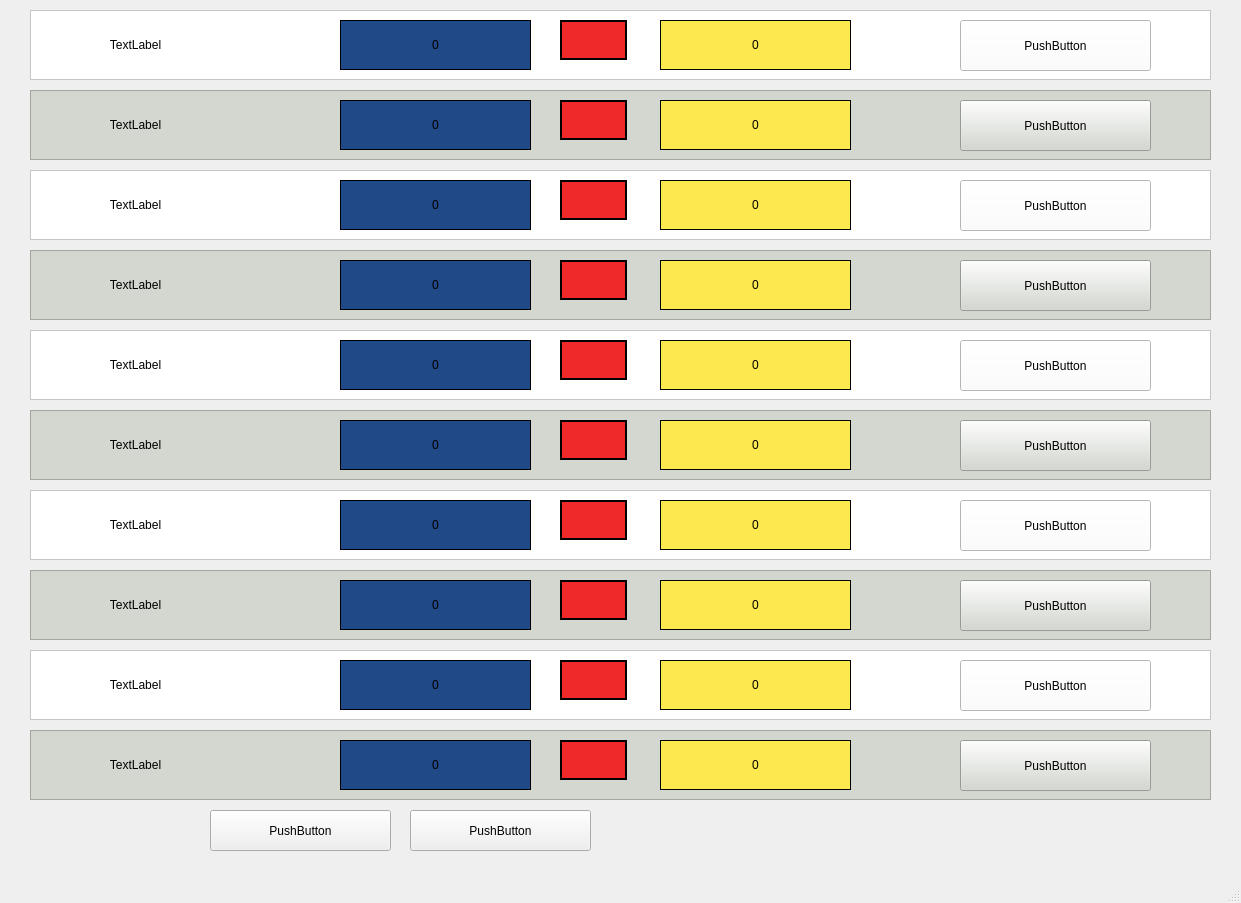
<?xml version="1.0" encoding="UTF-8"?>
<ui version="4.0">
 <class>MainWindow</class>
 <widget class="QMainWindow" name="MainWindow">
  <property name="geometry">
   <rect>
    <x>0</x>
    <y>0</y>
    <width>1241</width>
    <height>903</height>
   </rect>
  </property>
  <property name="windowTitle">
   <string>MainWindow</string>
  </property>
  <widget class="QWidget" name="centralwidget">
   <widget class="QFrame" name="point_1_frame">
    <property name="geometry">
     <rect>
      <x>30</x>
      <y>10</y>
      <width>1181</width>
      <height>70</height>
     </rect>
    </property>
    <property name="styleSheet">
     <string notr="true">background-color: rgb(255, 255, 255);</string>
    </property>
    <property name="frameShape">
     <enum>QFrame::StyledPanel</enum>
    </property>
    <property name="frameShadow">
     <enum>QFrame::Raised</enum>
    </property>
    <widget class="QLabel" name="point_1_label">
     <property name="geometry">
      <rect>
       <x>10</x>
       <y>10</y>
       <width>191</width>
       <height>50</height>
      </rect>
     </property>
     <property name="styleSheet">
      <string notr="true">font: 29pt &quot;Ubuntu&quot;;</string>
     </property>
     <property name="frameShape">
      <enum>QFrame::NoFrame</enum>
     </property>
     <property name="text">
      <string>TextLabel</string>
     </property>
     <property name="alignment">
      <set>Qt::AlignCenter</set>
     </property>
    </widget>
    <widget class="QLabel" name="blue_1">
     <property name="geometry">
      <rect>
       <x>310</x>
       <y>10</y>
       <width>191</width>
       <height>50</height>
      </rect>
     </property>
     <property name="styleSheet">
      <string notr="true">font: 24pt &quot;Ubuntu&quot;; 
background-color: rgb(32, 74, 135);</string>
     </property>
     <property name="frameShape">
      <enum>QFrame::Box</enum>
     </property>
     <property name="text">
      <string>0</string>
     </property>
     <property name="alignment">
      <set>Qt::AlignCenter</set>
     </property>
    </widget>
    <widget class="QLabel" name="yellow_1">
     <property name="geometry">
      <rect>
       <x>630</x>
       <y>10</y>
       <width>191</width>
       <height>50</height>
      </rect>
     </property>
     <property name="styleSheet">
      <string notr="true">font: 24pt &quot;Ubuntu&quot;; 
background-color: rgb(252, 233, 79);</string>
     </property>
     <property name="frameShape">
      <enum>QFrame::Box</enum>
     </property>
     <property name="text">
      <string>0</string>
     </property>
     <property name="alignment">
      <set>Qt::AlignCenter</set>
     </property>
    </widget>
    <widget class="QPushButton" name="reset_1">
     <property name="geometry">
      <rect>
       <x>930</x>
       <y>10</y>
       <width>191</width>
       <height>51</height>
      </rect>
     </property>
     <property name="styleSheet">
      <string notr="true">font: 24pt &quot;Ubuntu&quot;;</string>
     </property>
     <property name="text">
      <string>PushButton</string>
     </property>
    </widget>
    <widget class="QLabel" name="mark_1">
     <property name="geometry">
      <rect>
       <x>530</x>
       <y>10</y>
       <width>67</width>
       <height>40</height>
      </rect>
     </property>
     <property name="styleSheet">
      <string notr="true">background-color: rgb(239, 41, 41);</string>
     </property>
     <property name="frameShape">
      <enum>QFrame::WinPanel</enum>
     </property>
     <property name="frameShadow">
      <enum>QFrame::Plain</enum>
     </property>
     <property name="text">
      <string/>
     </property>
    </widget>
   </widget>
   <widget class="QFrame" name="point_2_frame">
    <property name="geometry">
     <rect>
      <x>30</x>
      <y>90</y>
      <width>1181</width>
      <height>70</height>
     </rect>
    </property>
    <property name="styleSheet">
     <string notr="true">background-color: rgb(211, 215, 207);</string>
    </property>
    <property name="frameShape">
     <enum>QFrame::StyledPanel</enum>
    </property>
    <property name="frameShadow">
     <enum>QFrame::Raised</enum>
    </property>
    <widget class="QLabel" name="point_2_label">
     <property name="geometry">
      <rect>
       <x>10</x>
       <y>10</y>
       <width>191</width>
       <height>50</height>
      </rect>
     </property>
     <property name="styleSheet">
      <string notr="true">font: 29pt &quot;Ubuntu&quot;;</string>
     </property>
     <property name="frameShape">
      <enum>QFrame::NoFrame</enum>
     </property>
     <property name="text">
      <string>TextLabel</string>
     </property>
     <property name="alignment">
      <set>Qt::AlignCenter</set>
     </property>
    </widget>
    <widget class="QLabel" name="blue_2">
     <property name="geometry">
      <rect>
       <x>310</x>
       <y>10</y>
       <width>191</width>
       <height>50</height>
      </rect>
     </property>
     <property name="styleSheet">
      <string notr="true">font: 24pt &quot;Ubuntu&quot;; 
background-color: rgb(32, 74, 135);</string>
     </property>
     <property name="frameShape">
      <enum>QFrame::Box</enum>
     </property>
     <property name="text">
      <string>0</string>
     </property>
     <property name="alignment">
      <set>Qt::AlignCenter</set>
     </property>
    </widget>
    <widget class="QLabel" name="yellow_2">
     <property name="geometry">
      <rect>
       <x>630</x>
       <y>10</y>
       <width>191</width>
       <height>50</height>
      </rect>
     </property>
     <property name="styleSheet">
      <string notr="true">font: 24pt &quot;Ubuntu&quot;; 
background-color: rgb(252, 233, 79);</string>
     </property>
     <property name="frameShape">
      <enum>QFrame::Box</enum>
     </property>
     <property name="text">
      <string>0</string>
     </property>
     <property name="alignment">
      <set>Qt::AlignCenter</set>
     </property>
    </widget>
    <widget class="QPushButton" name="reset_2">
     <property name="geometry">
      <rect>
       <x>930</x>
       <y>10</y>
       <width>191</width>
       <height>51</height>
      </rect>
     </property>
     <property name="styleSheet">
      <string notr="true">font: 24pt &quot;Ubuntu&quot;;</string>
     </property>
     <property name="text">
      <string>PushButton</string>
     </property>
    </widget>
    <widget class="QLabel" name="mark_2">
     <property name="geometry">
      <rect>
       <x>530</x>
       <y>10</y>
       <width>67</width>
       <height>40</height>
      </rect>
     </property>
     <property name="styleSheet">
      <string notr="true">background-color: rgb(239, 41, 41);</string>
     </property>
     <property name="frameShape">
      <enum>QFrame::WinPanel</enum>
     </property>
     <property name="frameShadow">
      <enum>QFrame::Plain</enum>
     </property>
     <property name="text">
      <string/>
     </property>
    </widget>
   </widget>
   <widget class="QFrame" name="point_3_frame">
    <property name="geometry">
     <rect>
      <x>30</x>
      <y>170</y>
      <width>1181</width>
      <height>70</height>
     </rect>
    </property>
    <property name="styleSheet">
     <string notr="true">background-color: rgb(255, 255, 255);</string>
    </property>
    <property name="frameShape">
     <enum>QFrame::StyledPanel</enum>
    </property>
    <property name="frameShadow">
     <enum>QFrame::Raised</enum>
    </property>
    <widget class="QLabel" name="point_3_label">
     <property name="geometry">
      <rect>
       <x>10</x>
       <y>10</y>
       <width>191</width>
       <height>50</height>
      </rect>
     </property>
     <property name="styleSheet">
      <string notr="true">font: 29pt &quot;Ubuntu&quot;;</string>
     </property>
     <property name="frameShape">
      <enum>QFrame::NoFrame</enum>
     </property>
     <property name="text">
      <string>TextLabel</string>
     </property>
     <property name="alignment">
      <set>Qt::AlignCenter</set>
     </property>
    </widget>
    <widget class="QLabel" name="blue_3">
     <property name="geometry">
      <rect>
       <x>310</x>
       <y>10</y>
       <width>191</width>
       <height>50</height>
      </rect>
     </property>
     <property name="styleSheet">
      <string notr="true">font: 24pt &quot;Ubuntu&quot;; 
background-color: rgb(32, 74, 135);</string>
     </property>
     <property name="frameShape">
      <enum>QFrame::Box</enum>
     </property>
     <property name="text">
      <string>0</string>
     </property>
     <property name="alignment">
      <set>Qt::AlignCenter</set>
     </property>
    </widget>
    <widget class="QLabel" name="yellow_3">
     <property name="geometry">
      <rect>
       <x>630</x>
       <y>10</y>
       <width>191</width>
       <height>50</height>
      </rect>
     </property>
     <property name="styleSheet">
      <string notr="true">font: 24pt &quot;Ubuntu&quot;; 
background-color: rgb(252, 233, 79);</string>
     </property>
     <property name="frameShape">
      <enum>QFrame::Box</enum>
     </property>
     <property name="text">
      <string>0</string>
     </property>
     <property name="alignment">
      <set>Qt::AlignCenter</set>
     </property>
    </widget>
    <widget class="QPushButton" name="reset_3">
     <property name="geometry">
      <rect>
       <x>930</x>
       <y>10</y>
       <width>191</width>
       <height>51</height>
      </rect>
     </property>
     <property name="styleSheet">
      <string notr="true">font: 24pt &quot;Ubuntu&quot;;</string>
     </property>
     <property name="text">
      <string>PushButton</string>
     </property>
    </widget>
    <widget class="QLabel" name="mark_3">
     <property name="geometry">
      <rect>
       <x>530</x>
       <y>10</y>
       <width>67</width>
       <height>40</height>
      </rect>
     </property>
     <property name="styleSheet">
      <string notr="true">background-color: rgb(239, 41, 41);</string>
     </property>
     <property name="frameShape">
      <enum>QFrame::WinPanel</enum>
     </property>
     <property name="frameShadow">
      <enum>QFrame::Plain</enum>
     </property>
     <property name="text">
      <string/>
     </property>
    </widget>
   </widget>
   <widget class="QFrame" name="point_4_frame">
    <property name="geometry">
     <rect>
      <x>30</x>
      <y>250</y>
      <width>1181</width>
      <height>70</height>
     </rect>
    </property>
    <property name="styleSheet">
     <string notr="true">background-color: rgb(211, 215, 207);</string>
    </property>
    <property name="frameShape">
     <enum>QFrame::StyledPanel</enum>
    </property>
    <property name="frameShadow">
     <enum>QFrame::Raised</enum>
    </property>
    <widget class="QLabel" name="point_4_label">
     <property name="geometry">
      <rect>
       <x>10</x>
       <y>10</y>
       <width>191</width>
       <height>50</height>
      </rect>
     </property>
     <property name="styleSheet">
      <string notr="true">font: 29pt &quot;Ubuntu&quot;;</string>
     </property>
     <property name="frameShape">
      <enum>QFrame::NoFrame</enum>
     </property>
     <property name="text">
      <string>TextLabel</string>
     </property>
     <property name="alignment">
      <set>Qt::AlignCenter</set>
     </property>
    </widget>
    <widget class="QLabel" name="blue_4">
     <property name="geometry">
      <rect>
       <x>310</x>
       <y>10</y>
       <width>191</width>
       <height>50</height>
      </rect>
     </property>
     <property name="styleSheet">
      <string notr="true">font: 24pt &quot;Ubuntu&quot;; 
background-color: rgb(32, 74, 135);</string>
     </property>
     <property name="frameShape">
      <enum>QFrame::Box</enum>
     </property>
     <property name="text">
      <string>0</string>
     </property>
     <property name="alignment">
      <set>Qt::AlignCenter</set>
     </property>
    </widget>
    <widget class="QLabel" name="yellow_4">
     <property name="geometry">
      <rect>
       <x>630</x>
       <y>10</y>
       <width>191</width>
       <height>50</height>
      </rect>
     </property>
     <property name="styleSheet">
      <string notr="true">font: 24pt &quot;Ubuntu&quot;; 
background-color: rgb(252, 233, 79);</string>
     </property>
     <property name="frameShape">
      <enum>QFrame::Box</enum>
     </property>
     <property name="text">
      <string>0</string>
     </property>
     <property name="alignment">
      <set>Qt::AlignCenter</set>
     </property>
    </widget>
    <widget class="QPushButton" name="reset_4">
     <property name="geometry">
      <rect>
       <x>930</x>
       <y>10</y>
       <width>191</width>
       <height>51</height>
      </rect>
     </property>
     <property name="styleSheet">
      <string notr="true">font: 24pt &quot;Ubuntu&quot;;</string>
     </property>
     <property name="text">
      <string>PushButton</string>
     </property>
    </widget>
    <widget class="QLabel" name="mark_4">
     <property name="geometry">
      <rect>
       <x>530</x>
       <y>10</y>
       <width>67</width>
       <height>40</height>
      </rect>
     </property>
     <property name="styleSheet">
      <string notr="true">background-color: rgb(239, 41, 41);</string>
     </property>
     <property name="frameShape">
      <enum>QFrame::WinPanel</enum>
     </property>
     <property name="frameShadow">
      <enum>QFrame::Plain</enum>
     </property>
     <property name="text">
      <string/>
     </property>
    </widget>
   </widget>
   <widget class="QFrame" name="point_5_frame">
    <property name="geometry">
     <rect>
      <x>30</x>
      <y>330</y>
      <width>1181</width>
      <height>70</height>
     </rect>
    </property>
    <property name="styleSheet">
     <string notr="true">background-color: rgb(255, 255, 255);</string>
    </property>
    <property name="frameShape">
     <enum>QFrame::StyledPanel</enum>
    </property>
    <property name="frameShadow">
     <enum>QFrame::Raised</enum>
    </property>
    <widget class="QLabel" name="point_5_label">
     <property name="geometry">
      <rect>
       <x>10</x>
       <y>10</y>
       <width>191</width>
       <height>50</height>
      </rect>
     </property>
     <property name="styleSheet">
      <string notr="true">font: 29pt &quot;Ubuntu&quot;;</string>
     </property>
     <property name="frameShape">
      <enum>QFrame::NoFrame</enum>
     </property>
     <property name="text">
      <string>TextLabel</string>
     </property>
     <property name="alignment">
      <set>Qt::AlignCenter</set>
     </property>
    </widget>
    <widget class="QLabel" name="blue_5">
     <property name="geometry">
      <rect>
       <x>310</x>
       <y>10</y>
       <width>191</width>
       <height>50</height>
      </rect>
     </property>
     <property name="styleSheet">
      <string notr="true">font: 24pt &quot;Ubuntu&quot;; 
background-color: rgb(32, 74, 135);</string>
     </property>
     <property name="frameShape">
      <enum>QFrame::Box</enum>
     </property>
     <property name="text">
      <string>0</string>
     </property>
     <property name="alignment">
      <set>Qt::AlignCenter</set>
     </property>
    </widget>
    <widget class="QLabel" name="yellow_5">
     <property name="geometry">
      <rect>
       <x>630</x>
       <y>10</y>
       <width>191</width>
       <height>50</height>
      </rect>
     </property>
     <property name="styleSheet">
      <string notr="true">font: 24pt &quot;Ubuntu&quot;; 
background-color: rgb(252, 233, 79);</string>
     </property>
     <property name="frameShape">
      <enum>QFrame::Box</enum>
     </property>
     <property name="text">
      <string>0</string>
     </property>
     <property name="alignment">
      <set>Qt::AlignCenter</set>
     </property>
    </widget>
    <widget class="QPushButton" name="reset_5">
     <property name="geometry">
      <rect>
       <x>930</x>
       <y>10</y>
       <width>191</width>
       <height>51</height>
      </rect>
     </property>
     <property name="styleSheet">
      <string notr="true">font: 24pt &quot;Ubuntu&quot;;</string>
     </property>
     <property name="text">
      <string>PushButton</string>
     </property>
    </widget>
    <widget class="QLabel" name="mark_5">
     <property name="geometry">
      <rect>
       <x>530</x>
       <y>10</y>
       <width>67</width>
       <height>40</height>
      </rect>
     </property>
     <property name="styleSheet">
      <string notr="true">background-color: rgb(239, 41, 41);</string>
     </property>
     <property name="frameShape">
      <enum>QFrame::WinPanel</enum>
     </property>
     <property name="frameShadow">
      <enum>QFrame::Plain</enum>
     </property>
     <property name="text">
      <string/>
     </property>
    </widget>
   </widget>
   <widget class="QPushButton" name="openPort">
    <property name="geometry">
     <rect>
      <x>210</x>
      <y>810</y>
      <width>181</width>
      <height>41</height>
     </rect>
    </property>
    <property name="text">
     <string>PushButton</string>
    </property>
   </widget>
   <widget class="QPushButton" name="closePort">
    <property name="geometry">
     <rect>
      <x>410</x>
      <y>810</y>
      <width>181</width>
      <height>41</height>
     </rect>
    </property>
    <property name="text">
     <string>PushButton</string>
    </property>
   </widget>
   <widget class="QFrame" name="point_5_frame_2">
    <property name="geometry">
     <rect>
      <x>30</x>
      <y>410</y>
      <width>1181</width>
      <height>70</height>
     </rect>
    </property>
    <property name="styleSheet">
     <string notr="true">background-color: rgb(211, 215, 207);</string>
    </property>
    <property name="frameShape">
     <enum>QFrame::StyledPanel</enum>
    </property>
    <property name="frameShadow">
     <enum>QFrame::Raised</enum>
    </property>
    <widget class="QLabel" name="point_6_label">
     <property name="geometry">
      <rect>
       <x>10</x>
       <y>10</y>
       <width>191</width>
       <height>50</height>
      </rect>
     </property>
     <property name="styleSheet">
      <string notr="true">font: 29pt &quot;Ubuntu&quot;;</string>
     </property>
     <property name="frameShape">
      <enum>QFrame::NoFrame</enum>
     </property>
     <property name="text">
      <string>TextLabel</string>
     </property>
     <property name="alignment">
      <set>Qt::AlignCenter</set>
     </property>
    </widget>
    <widget class="QLabel" name="blue_6">
     <property name="geometry">
      <rect>
       <x>310</x>
       <y>10</y>
       <width>191</width>
       <height>50</height>
      </rect>
     </property>
     <property name="styleSheet">
      <string notr="true">font: 24pt &quot;Ubuntu&quot;; 
background-color: rgb(32, 74, 135);</string>
     </property>
     <property name="frameShape">
      <enum>QFrame::Box</enum>
     </property>
     <property name="text">
      <string>0</string>
     </property>
     <property name="alignment">
      <set>Qt::AlignCenter</set>
     </property>
    </widget>
    <widget class="QLabel" name="yellow_6">
     <property name="geometry">
      <rect>
       <x>630</x>
       <y>10</y>
       <width>191</width>
       <height>50</height>
      </rect>
     </property>
     <property name="styleSheet">
      <string notr="true">font: 24pt &quot;Ubuntu&quot;; 
background-color: rgb(252, 233, 79);</string>
     </property>
     <property name="frameShape">
      <enum>QFrame::Box</enum>
     </property>
     <property name="text">
      <string>0</string>
     </property>
     <property name="alignment">
      <set>Qt::AlignCenter</set>
     </property>
    </widget>
    <widget class="QPushButton" name="reset_6">
     <property name="geometry">
      <rect>
       <x>930</x>
       <y>10</y>
       <width>191</width>
       <height>51</height>
      </rect>
     </property>
     <property name="styleSheet">
      <string notr="true">font: 24pt &quot;Ubuntu&quot;;</string>
     </property>
     <property name="text">
      <string>PushButton</string>
     </property>
    </widget>
    <widget class="QLabel" name="mark_6">
     <property name="geometry">
      <rect>
       <x>530</x>
       <y>10</y>
       <width>67</width>
       <height>40</height>
      </rect>
     </property>
     <property name="styleSheet">
      <string notr="true">background-color: rgb(239, 41, 41);</string>
     </property>
     <property name="frameShape">
      <enum>QFrame::WinPanel</enum>
     </property>
     <property name="frameShadow">
      <enum>QFrame::Plain</enum>
     </property>
     <property name="text">
      <string/>
     </property>
    </widget>
   </widget>
   <widget class="QFrame" name="point_5_frame_3">
    <property name="geometry">
     <rect>
      <x>30</x>
      <y>490</y>
      <width>1181</width>
      <height>70</height>
     </rect>
    </property>
    <property name="styleSheet">
     <string notr="true">background-color: rgb(255, 255, 255);</string>
    </property>
    <property name="frameShape">
     <enum>QFrame::StyledPanel</enum>
    </property>
    <property name="frameShadow">
     <enum>QFrame::Raised</enum>
    </property>
    <widget class="QLabel" name="point_7_label">
     <property name="geometry">
      <rect>
       <x>10</x>
       <y>10</y>
       <width>191</width>
       <height>50</height>
      </rect>
     </property>
     <property name="styleSheet">
      <string notr="true">font: 29pt &quot;Ubuntu&quot;;</string>
     </property>
     <property name="frameShape">
      <enum>QFrame::NoFrame</enum>
     </property>
     <property name="text">
      <string>TextLabel</string>
     </property>
     <property name="alignment">
      <set>Qt::AlignCenter</set>
     </property>
    </widget>
    <widget class="QLabel" name="blue_7">
     <property name="geometry">
      <rect>
       <x>310</x>
       <y>10</y>
       <width>191</width>
       <height>50</height>
      </rect>
     </property>
     <property name="styleSheet">
      <string notr="true">font: 24pt &quot;Ubuntu&quot;; 
background-color: rgb(32, 74, 135);</string>
     </property>
     <property name="frameShape">
      <enum>QFrame::Box</enum>
     </property>
     <property name="text">
      <string>0</string>
     </property>
     <property name="alignment">
      <set>Qt::AlignCenter</set>
     </property>
    </widget>
    <widget class="QLabel" name="yellow_7">
     <property name="geometry">
      <rect>
       <x>630</x>
       <y>10</y>
       <width>191</width>
       <height>50</height>
      </rect>
     </property>
     <property name="styleSheet">
      <string notr="true">font: 24pt &quot;Ubuntu&quot;; 
background-color: rgb(252, 233, 79);</string>
     </property>
     <property name="frameShape">
      <enum>QFrame::Box</enum>
     </property>
     <property name="text">
      <string>0</string>
     </property>
     <property name="alignment">
      <set>Qt::AlignCenter</set>
     </property>
    </widget>
    <widget class="QPushButton" name="reset_7">
     <property name="geometry">
      <rect>
       <x>930</x>
       <y>10</y>
       <width>191</width>
       <height>51</height>
      </rect>
     </property>
     <property name="styleSheet">
      <string notr="true">font: 24pt &quot;Ubuntu&quot;;</string>
     </property>
     <property name="text">
      <string>PushButton</string>
     </property>
    </widget>
    <widget class="QLabel" name="mark_7">
     <property name="geometry">
      <rect>
       <x>530</x>
       <y>10</y>
       <width>67</width>
       <height>40</height>
      </rect>
     </property>
     <property name="styleSheet">
      <string notr="true">background-color: rgb(239, 41, 41);</string>
     </property>
     <property name="frameShape">
      <enum>QFrame::WinPanel</enum>
     </property>
     <property name="frameShadow">
      <enum>QFrame::Plain</enum>
     </property>
     <property name="text">
      <string/>
     </property>
    </widget>
   </widget>
   <widget class="QFrame" name="point_5_frame_4">
    <property name="geometry">
     <rect>
      <x>30</x>
      <y>570</y>
      <width>1181</width>
      <height>70</height>
     </rect>
    </property>
    <property name="styleSheet">
     <string notr="true">background-color: rgb(211, 215, 207);</string>
    </property>
    <property name="frameShape">
     <enum>QFrame::StyledPanel</enum>
    </property>
    <property name="frameShadow">
     <enum>QFrame::Raised</enum>
    </property>
    <widget class="QLabel" name="point_8_label">
     <property name="geometry">
      <rect>
       <x>10</x>
       <y>10</y>
       <width>191</width>
       <height>50</height>
      </rect>
     </property>
     <property name="styleSheet">
      <string notr="true">font: 29pt &quot;Ubuntu&quot;;</string>
     </property>
     <property name="frameShape">
      <enum>QFrame::NoFrame</enum>
     </property>
     <property name="text">
      <string>TextLabel</string>
     </property>
     <property name="alignment">
      <set>Qt::AlignCenter</set>
     </property>
    </widget>
    <widget class="QLabel" name="blue_8">
     <property name="geometry">
      <rect>
       <x>310</x>
       <y>10</y>
       <width>191</width>
       <height>50</height>
      </rect>
     </property>
     <property name="styleSheet">
      <string notr="true">font: 24pt &quot;Ubuntu&quot;; 
background-color: rgb(32, 74, 135);</string>
     </property>
     <property name="frameShape">
      <enum>QFrame::Box</enum>
     </property>
     <property name="text">
      <string>0</string>
     </property>
     <property name="alignment">
      <set>Qt::AlignCenter</set>
     </property>
    </widget>
    <widget class="QLabel" name="yellow_8">
     <property name="geometry">
      <rect>
       <x>630</x>
       <y>10</y>
       <width>191</width>
       <height>50</height>
      </rect>
     </property>
     <property name="styleSheet">
      <string notr="true">font: 24pt &quot;Ubuntu&quot;; 
background-color: rgb(252, 233, 79);</string>
     </property>
     <property name="frameShape">
      <enum>QFrame::Box</enum>
     </property>
     <property name="text">
      <string>0</string>
     </property>
     <property name="alignment">
      <set>Qt::AlignCenter</set>
     </property>
    </widget>
    <widget class="QPushButton" name="reset_8">
     <property name="geometry">
      <rect>
       <x>930</x>
       <y>10</y>
       <width>191</width>
       <height>51</height>
      </rect>
     </property>
     <property name="styleSheet">
      <string notr="true">font: 24pt &quot;Ubuntu&quot;;</string>
     </property>
     <property name="text">
      <string>PushButton</string>
     </property>
    </widget>
    <widget class="QLabel" name="mark_8">
     <property name="geometry">
      <rect>
       <x>530</x>
       <y>10</y>
       <width>67</width>
       <height>40</height>
      </rect>
     </property>
     <property name="styleSheet">
      <string notr="true">background-color: rgb(239, 41, 41);</string>
     </property>
     <property name="frameShape">
      <enum>QFrame::WinPanel</enum>
     </property>
     <property name="frameShadow">
      <enum>QFrame::Plain</enum>
     </property>
     <property name="text">
      <string/>
     </property>
    </widget>
   </widget>
   <widget class="QFrame" name="point_5_frame_5">
    <property name="geometry">
     <rect>
      <x>30</x>
      <y>650</y>
      <width>1181</width>
      <height>70</height>
     </rect>
    </property>
    <property name="styleSheet">
     <string notr="true">background-color: rgb(255, 255, 255);</string>
    </property>
    <property name="frameShape">
     <enum>QFrame::StyledPanel</enum>
    </property>
    <property name="frameShadow">
     <enum>QFrame::Raised</enum>
    </property>
    <widget class="QLabel" name="point_9_label">
     <property name="geometry">
      <rect>
       <x>10</x>
       <y>10</y>
       <width>191</width>
       <height>50</height>
      </rect>
     </property>
     <property name="styleSheet">
      <string notr="true">font: 29pt &quot;Ubuntu&quot;;</string>
     </property>
     <property name="frameShape">
      <enum>QFrame::NoFrame</enum>
     </property>
     <property name="text">
      <string>TextLabel</string>
     </property>
     <property name="alignment">
      <set>Qt::AlignCenter</set>
     </property>
    </widget>
    <widget class="QLabel" name="blue_9">
     <property name="geometry">
      <rect>
       <x>310</x>
       <y>10</y>
       <width>191</width>
       <height>50</height>
      </rect>
     </property>
     <property name="styleSheet">
      <string notr="true">font: 24pt &quot;Ubuntu&quot;; 
background-color: rgb(32, 74, 135);</string>
     </property>
     <property name="frameShape">
      <enum>QFrame::Box</enum>
     </property>
     <property name="text">
      <string>0</string>
     </property>
     <property name="alignment">
      <set>Qt::AlignCenter</set>
     </property>
    </widget>
    <widget class="QLabel" name="yellow_9">
     <property name="geometry">
      <rect>
       <x>630</x>
       <y>10</y>
       <width>191</width>
       <height>50</height>
      </rect>
     </property>
     <property name="styleSheet">
      <string notr="true">font: 24pt &quot;Ubuntu&quot;; 
background-color: rgb(252, 233, 79);</string>
     </property>
     <property name="frameShape">
      <enum>QFrame::Box</enum>
     </property>
     <property name="text">
      <string>0</string>
     </property>
     <property name="alignment">
      <set>Qt::AlignCenter</set>
     </property>
    </widget>
    <widget class="QPushButton" name="reset_9">
     <property name="geometry">
      <rect>
       <x>930</x>
       <y>10</y>
       <width>191</width>
       <height>51</height>
      </rect>
     </property>
     <property name="styleSheet">
      <string notr="true">font: 24pt &quot;Ubuntu&quot;;</string>
     </property>
     <property name="text">
      <string>PushButton</string>
     </property>
    </widget>
    <widget class="QLabel" name="mark_9">
     <property name="geometry">
      <rect>
       <x>530</x>
       <y>10</y>
       <width>67</width>
       <height>40</height>
      </rect>
     </property>
     <property name="styleSheet">
      <string notr="true">background-color: rgb(239, 41, 41);</string>
     </property>
     <property name="frameShape">
      <enum>QFrame::WinPanel</enum>
     </property>
     <property name="frameShadow">
      <enum>QFrame::Plain</enum>
     </property>
     <property name="text">
      <string/>
     </property>
    </widget>
   </widget>
   <widget class="QFrame" name="point_5_frame_6">
    <property name="geometry">
     <rect>
      <x>30</x>
      <y>730</y>
      <width>1181</width>
      <height>70</height>
     </rect>
    </property>
    <property name="styleSheet">
     <string notr="true">background-color: rgb(211, 215, 207);</string>
    </property>
    <property name="frameShape">
     <enum>QFrame::StyledPanel</enum>
    </property>
    <property name="frameShadow">
     <enum>QFrame::Raised</enum>
    </property>
    <widget class="QLabel" name="point_10_label">
     <property name="geometry">
      <rect>
       <x>10</x>
       <y>10</y>
       <width>191</width>
       <height>50</height>
      </rect>
     </property>
     <property name="styleSheet">
      <string notr="true">font: 29pt &quot;Ubuntu&quot;;</string>
     </property>
     <property name="frameShape">
      <enum>QFrame::NoFrame</enum>
     </property>
     <property name="text">
      <string>TextLabel</string>
     </property>
     <property name="alignment">
      <set>Qt::AlignCenter</set>
     </property>
    </widget>
    <widget class="QLabel" name="blue_10">
     <property name="geometry">
      <rect>
       <x>310</x>
       <y>10</y>
       <width>191</width>
       <height>50</height>
      </rect>
     </property>
     <property name="styleSheet">
      <string notr="true">font: 24pt &quot;Ubuntu&quot;; 
background-color: rgb(32, 74, 135);</string>
     </property>
     <property name="frameShape">
      <enum>QFrame::Box</enum>
     </property>
     <property name="text">
      <string>0</string>
     </property>
     <property name="alignment">
      <set>Qt::AlignCenter</set>
     </property>
    </widget>
    <widget class="QLabel" name="yellow_10">
     <property name="geometry">
      <rect>
       <x>630</x>
       <y>10</y>
       <width>191</width>
       <height>50</height>
      </rect>
     </property>
     <property name="styleSheet">
      <string notr="true">font: 24pt &quot;Ubuntu&quot;; 
background-color: rgb(252, 233, 79);</string>
     </property>
     <property name="frameShape">
      <enum>QFrame::Box</enum>
     </property>
     <property name="text">
      <string>0</string>
     </property>
     <property name="alignment">
      <set>Qt::AlignCenter</set>
     </property>
    </widget>
    <widget class="QPushButton" name="reset_10">
     <property name="geometry">
      <rect>
       <x>930</x>
       <y>10</y>
       <width>191</width>
       <height>51</height>
      </rect>
     </property>
     <property name="styleSheet">
      <string notr="true">font: 24pt &quot;Ubuntu&quot;;</string>
     </property>
     <property name="text">
      <string>PushButton</string>
     </property>
    </widget>
    <widget class="QLabel" name="mark_10">
     <property name="geometry">
      <rect>
       <x>530</x>
       <y>10</y>
       <width>67</width>
       <height>40</height>
      </rect>
     </property>
     <property name="styleSheet">
      <string notr="true">background-color: rgb(239, 41, 41);</string>
     </property>
     <property name="frameShape">
      <enum>QFrame::WinPanel</enum>
     </property>
     <property name="frameShadow">
      <enum>QFrame::Plain</enum>
     </property>
     <property name="text">
      <string/>
     </property>
    </widget>
   </widget>
  </widget>
  <widget class="QMenuBar" name="menubar">
   <property name="geometry">
    <rect>
     <x>0</x>
     <y>0</y>
     <width>1241</width>
     <height>22</height>
    </rect>
   </property>
  </widget>
  <widget class="QStatusBar" name="statusbar"/>
 </widget>
 <resources/>
 <connections/>
</ui>
